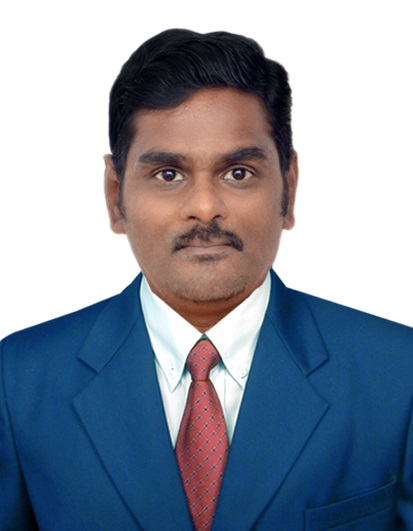
#> input picture known_faces/4_Durga.jpg, 413 x 531 px; its folder holds only this picture in this run
$ python -i face_utils.py   (imports and definitions only)
#> lines starting #> are read from the running program, lines starting #| are printed output that depends on the picture
# -*- coding: utf-8 -*-
"""face_utils.ipynb

Automatically generated by Colab.

Original file is located at
    https://colab.research.google.com/drive/1JMdbIC-zH2z5cyKUCRveKfpLyeG4waiA
"""

# face_utils.py

import cv2
import os
import numpy as np

def load_known_faces(image_folder="known_faces"):
#> called with image_folder = 'known_faces'
    known_encodings = []
    customer_labels = []

    for filename in os.listdir(image_folder):
        if filename.endswith(('.jpg', '.jpeg', '.png')):
            img_path = os.path.join(image_folder, filename)
            img = cv2.imread(img_path)
#> img is the input picture: shape (531, 413, 3); mean B, G, R 161.8, 147.4, 138.8
            if img is None:
                continue
            gray = cv2.cvtColor(img, cv2.COLOR_BGR2GRAY)
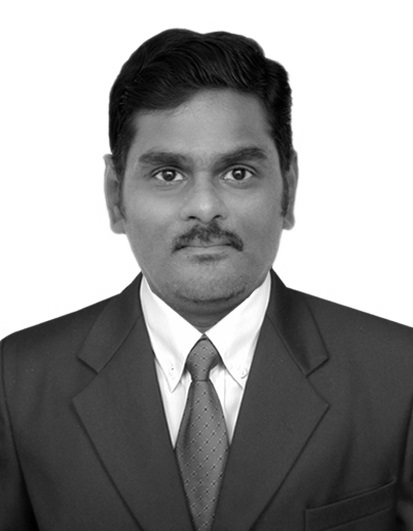
#> gray: shape (531, 413); min 0, max 255, mean 146.5
            face_cascade = cv2.CascadeClassifier(cv2.data.haarcascades + 'haarcascade_frontalface_default.xml')
            faces = face_cascade.detectMultiScale(gray, 1.3, 5)
#> faces = [[99, 89, 213, 213]]

            for (x, y, w, h) in faces:
                face = cv2.resize(gray[y:y+h, x:x+w], (100, 100))
                known_encodings.append(face)
                label = filename.split('.')[0]  # e.g., '1_Durga'
                customer_labels.append(label)
                break  # Only first face
#> this loop made 1 pass
#> (x, y, w, h, label) on pass 1: (99, 89, 213, 213, '4_Durga')
#> pass 1, in load_known_faces, `face = cv2.resize(gray[y:y+h, x:x+w], (100, 100))`:
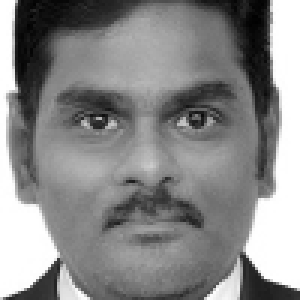
#> face: shape (100, 100) (shown 3 times larger); min 1, max 255, mean 136.4
#> after the loop, customer_labels = ['4_Durga']; known_encodings = 1 item

    return known_encodings, customer_labels


def capture_face_from_webcam():
    cap = cv2.VideoCapture(0)
    face = None
    stframe = None
    while True:
        ret, frame = cap.read()
        if not ret:
            break
        gray = cv2.cvtColor(frame, cv2.COLOR_BGR2GRAY)
        face_cascade = cv2.CascadeClassifier(cv2.data.haarcascades + 'haarcascade_frontalface_default.xml')
        faces = face_cascade.detectMultiScale(gray, 1.3, 5)
        if len(faces) > 0:
            for (x, y, w, h) in faces:
                face = cv2.resize(gray[y:y+h, x:x+w], (100, 100))
                cap.release()
                return face
    cap.release()
    return None

def match_face(live_face, known_faces, labels, target_size=(100, 100)):
    try:
        # Resize the incoming face to match known face size
        resized_live_face = cv2.resize(live_face, target_size)

        # Convert to grayscale if known_faces are grayscale
        if known_faces[0].ndim == 2:  # (100,100)
            resized_live_face = cv2.cvtColor(resized_live_face, cv2.COLOR_RGB2GRAY)

        min_mse = float('inf')
        matched_label = None

        for i, known_face in enumerate(known_faces):
            mse = np.mean((resized_live_face - known_face) ** 2)
            if mse < min_mse:
                min_mse = mse
                matched_label = labels[i]

        return matched_label
    except Exception as e:
        print(f"Face matching error: {e}")
        return None

>>> result = load_known_faces()
